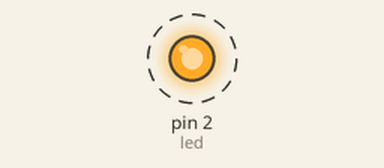
This program was run on a simulated MicroPython board. Parts: output pins drawn as LEDs (lit = HIGH). Dashed ring = blinking.

Above: at 0.5 s.
Timing chart, 0 to 4.6 s (numbered marks = the images above):
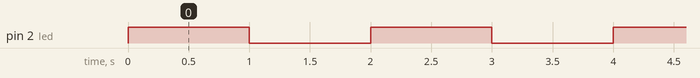

The program:

ejemplo01.py
```python
# Encender y apagar el led incorporado

from machine import Pin
from time import sleep

# Configurar el pin GPIO 2 como salida (LED incorporado)
led = Pin(2, Pin.OUT)

# Bucle infinito para parpadear el LED
while True:
    led.on()  # Encender el LED
    sleep(1)  # Esperar 1 segundo
    led.off()  # Apagar el LED
    sleep(1)  # Esperar 1 segundo
```

Measured:
- by itself, pin 2 (led): alternates HIGH for 1.0 s and LOW for 1.0 s
